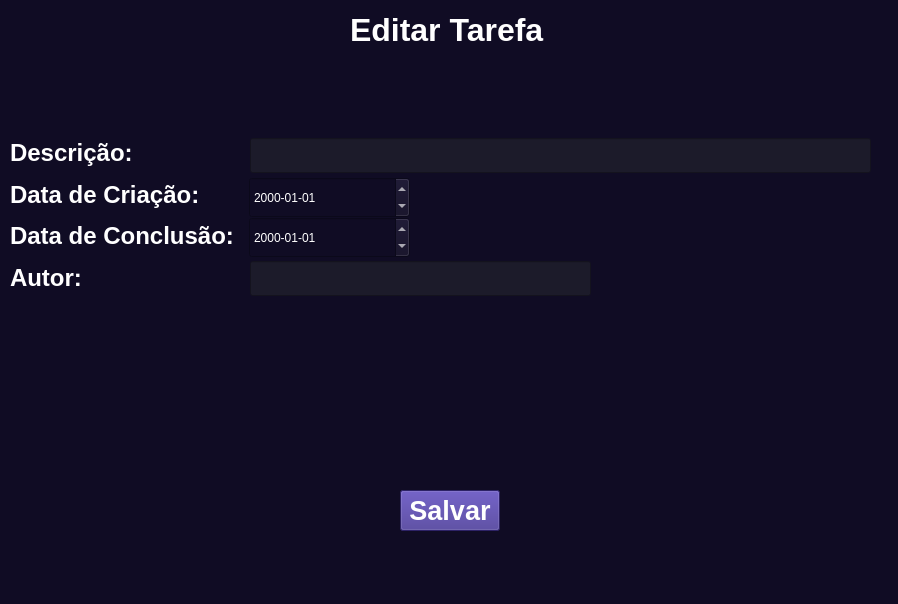
<?xml version="1.0" encoding="UTF-8"?>
<ui version="4.0">
 <class>MainWindow</class>
 <widget class="QMainWindow" name="MainWindow">
  <property name="geometry">
   <rect>
    <x>0</x>
    <y>0</y>
    <width>898</width>
    <height>604</height>
   </rect>
  </property>
  <property name="windowTitle">
   <string>MainWindow</string>
  </property>
  <property name="styleSheet">
   <string notr="true">background-color: rgb(16, 12, 36);</string>
  </property>
  <widget class="QWidget" name="centralwidget">
   <widget class="QLabel" name="label">
    <property name="geometry">
     <rect>
      <x>350</x>
      <y>10</y>
      <width>208</width>
      <height>39</height>
     </rect>
    </property>
    <property name="font">
     <font>
      <pointsize>24</pointsize>
      <weight>75</weight>
      <bold>true</bold>
     </font>
    </property>
    <property name="styleSheet">
     <string notr="true">
color: rgb(255, 255, 255);</string>
    </property>
    <property name="text">
     <string>Editar Tarefa</string>
    </property>
   </widget>
   <widget class="QLabel" name="label_4">
    <property name="geometry">
     <rect>
      <x>10</x>
      <y>221</y>
      <width>230</width>
      <height>29</height>
     </rect>
    </property>
    <property name="font">
     <font>
      <pointsize>18</pointsize>
      <weight>75</weight>
      <bold>true</bold>
     </font>
    </property>
    <property name="styleSheet">
     <string notr="true">
color: rgb(255, 255, 255);</string>
    </property>
    <property name="text">
     <string>Data de Conclusão:</string>
    </property>
   </widget>
   <widget class="QLabel" name="label_2">
    <property name="geometry">
     <rect>
      <x>10</x>
      <y>138</y>
      <width>125</width>
      <height>29</height>
     </rect>
    </property>
    <property name="font">
     <font>
      <pointsize>18</pointsize>
      <weight>75</weight>
      <bold>true</bold>
     </font>
    </property>
    <property name="styleSheet">
     <string notr="true">
color: rgb(255, 255, 255);</string>
    </property>
    <property name="text">
     <string>Descrição:</string>
    </property>
   </widget>
   <widget class="QLineEdit" name="lineEdit_4">
    <property name="geometry">
     <rect>
      <x>250</x>
      <y>261</y>
      <width>341</width>
      <height>35</height>
     </rect>
    </property>
    <property name="font">
     <font>
      <pointsize>18</pointsize>
     </font>
    </property>
    <property name="styleSheet">
     <string notr="true">background-color: rgb(28, 27, 42);
color: rgb(255, 255, 255);</string>
    </property>
   </widget>
   <widget class="QLabel" name="label_5">
    <property name="geometry">
     <rect>
      <x>10</x>
      <y>263</y>
      <width>75</width>
      <height>29</height>
     </rect>
    </property>
    <property name="font">
     <font>
      <pointsize>18</pointsize>
      <weight>75</weight>
      <bold>true</bold>
     </font>
    </property>
    <property name="styleSheet">
     <string notr="true">
color: rgb(255, 255, 255);</string>
    </property>
    <property name="text">
     <string>Autor:</string>
    </property>
   </widget>
   <widget class="QLineEdit" name="lineEdit">
    <property name="geometry">
     <rect>
      <x>250</x>
      <y>138</y>
      <width>621</width>
      <height>35</height>
     </rect>
    </property>
    <property name="font">
     <font>
      <pointsize>18</pointsize>
     </font>
    </property>
    <property name="styleSheet">
     <string notr="true">background-color: rgb(28, 27, 42);
color: rgb(255, 255, 255);</string>
    </property>
   </widget>
   <widget class="QDateEdit" name="dateEdit_2">
    <property name="geometry">
     <rect>
      <x>249</x>
      <y>217</y>
      <width>161</width>
      <height>41</height>
     </rect>
    </property>
    <property name="styleSheet">
     <string notr="true">color: rgb(255, 255, 255);</string>
    </property>
    <property name="displayFormat">
     <string>yyyy-MM-dd</string>
    </property>
   </widget>
   <widget class="QDateEdit" name="dateEdit">
    <property name="geometry">
     <rect>
      <x>249</x>
      <y>177</y>
      <width>161</width>
      <height>41</height>
     </rect>
    </property>
    <property name="styleSheet">
     <string notr="true">color: rgb(255, 255, 255);</string>
    </property>
    <property name="displayFormat">
     <string>yyyy-MM-dd</string>
    </property>
   </widget>
   <widget class="QLabel" name="label_3">
    <property name="geometry">
     <rect>
      <x>10</x>
      <y>180</y>
      <width>197</width>
      <height>29</height>
     </rect>
    </property>
    <property name="font">
     <font>
      <pointsize>18</pointsize>
      <weight>75</weight>
      <bold>true</bold>
     </font>
    </property>
    <property name="styleSheet">
     <string notr="true">
color: rgb(255, 255, 255);</string>
    </property>
    <property name="text">
     <string>Data de Criação:</string>
    </property>
   </widget>
   <widget class="QPushButton" name="pushButton">
    <property name="geometry">
     <rect>
      <x>400</x>
      <y>490</y>
      <width>100</width>
      <height>41</height>
     </rect>
    </property>
    <property name="font">
     <font>
      <pointsize>20</pointsize>
      <weight>75</weight>
      <bold>true</bold>
     </font>
    </property>
    <property name="styleSheet">
     <string notr="true">color: rgb(255, 255, 255);
background-color: rgb(63, 47, 143);</string>
    </property>
    <property name="text">
     <string>Salvar</string>
    </property>
   </widget>
  </widget>
  <widget class="QMenuBar" name="menubar">
   <property name="geometry">
    <rect>
     <x>0</x>
     <y>0</y>
     <width>898</width>
     <height>21</height>
    </rect>
   </property>
  </widget>
  <widget class="QStatusBar" name="statusbar"/>
 </widget>
 <resources/>
 <connections/>
</ui>
